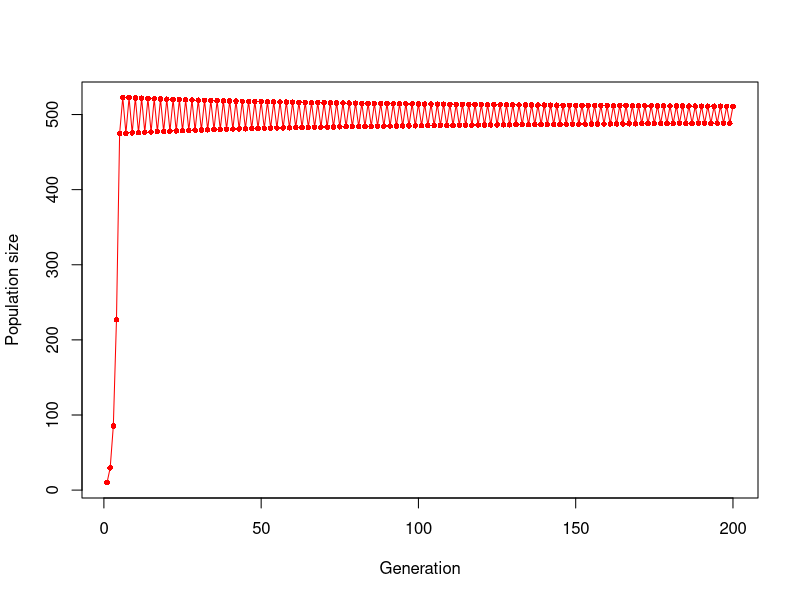

Write R code to recreate this figure.
#Discrete-time Logistic Population Growth Simulations
#August 15, 2014
#By Stephen B. Heard
#Non-commercial use permitted.
# https://scientistseessquirrel.wordpress.com/2016/03/24/teaching-population-dynamics-with-simulations-in-r/


#Set number of generations to plot
PlotGen <- 200

###Set parameters for simulation 1###

# set initial population size
N0 <- 10

#Set R
R <- 2

#Set K
K <- 500


###Run simulation###

# initialize vector to hold results 
PopSize <- N0 

# create variable to hold the current population size
PopNow <- N0 

# calculate population sizes and append to popsize
for(i in 1:PlotGen) { 
  PopNow <- PopNow + PopNow*R*(1-PopNow/K)    #discrete logistic
  if (PopNow < 0) {PopNow <- 0}
  PopSize <- c(PopSize,PopNow)                #add result to vector
}


###Plot results###

tvals <- 1:length(PopSize) #create a vector of time values equal to length of results vector

plot(tvals[1:PlotGen], PopSize[1:PlotGen],type="o",col="red", 
     xlab="Generation",ylab="Population size",pch=16,cex=.75)
